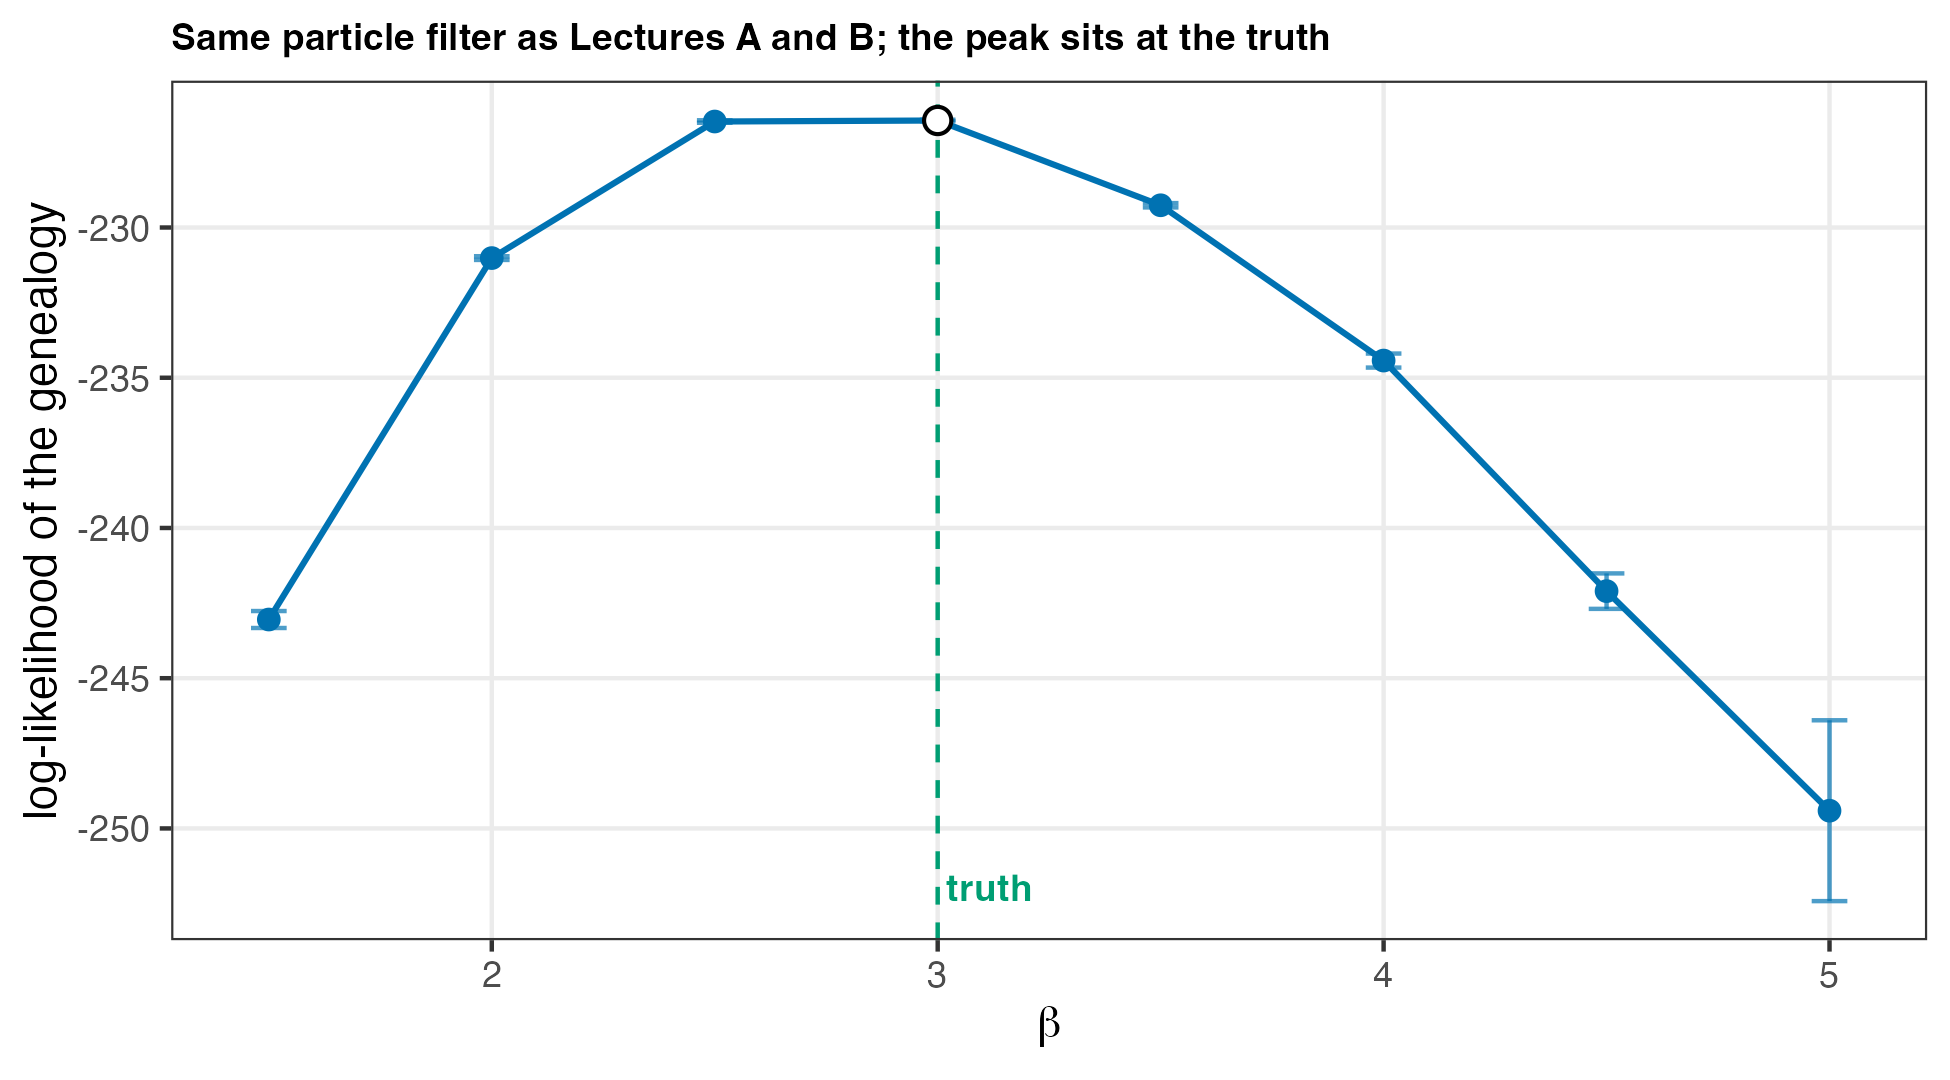

Here is the R script that generated this plot:
## fig-loglik-vs-beta.R ----------------------------------------------------
## 10_phylopomp (Lecture C) -- inference: the likelihood of an SIR model
## GIVEN a genealogy, evaluated across a grid of Beta. The tree was simulated
## at Beta = 3, and the likelihood peaks right there. This is the SAME
## particle filter, and the SAME logmeanexp, from Lectures A and B -- only
## the "data" has changed, from a case-count series to a genealogy.
##
## Run from the project root (where 10_phylopomp.Rproj lives):
##   Rscript figures/fig-loglik-vs-beta.R
## Reads/writes cache: results/loglik-vs-beta.rds
## Writes figure     : figures/fig-loglik-vs-beta.png
##
## The pfilter sweep takes ~1 minute; the result is cached, so the figure
## redraws instantly on a re-run. Delete the .rds to recompute.
## ------------------------------------------------------------------------

suppressPackageStartupMessages({
  library(phylopomp)
  library(pomp)
  library(tidyverse)
})

blue  <- "#0072B2"   # the method / the estimate
green <- "#009E73"   # the truth (Beta = 3)

## the same simulated genealogy as fig-sir-genealogy.R -------------------
set.seed(2024)
G <- runSIR(time = 4, Beta = 3, gamma = 1, psi = 0.4,
            pop = 500, S0 = 0.97, I0 = 0.03, R0 = 0)

beta_true <- 3
beta_grid <- seq(1.5, 5, by = 0.5)

cache <- "results/loglik-vs-beta.rds"
if (file.exists(cache)) {
  ll <- readRDS(cache)
} else {
  ll <- map_dfr(beta_grid, function(b) {
    set.seed(2024)                       # same filter randomness at each Beta
    G |>
      sir_pomp(Beta = b, gamma = 1, psi = 0.4,
               S0 = 0.97, I0 = 0.03, R0 = 0, pop = 500) |>
      pfilter(Np = 1000) |>
      replicate(n = 8) |>
      concat() -> pf
    est <- logmeanexp(sapply(pf, logLik), se = TRUE)
    tibble(Beta = b, loglik = est[1], se = est[2])
  })
  saveRDS(ll, cache)
}

mle <- ll |> slice_max(loglik, n = 1)

## plot -------------------------------------------------------------------
p <- ggplot(ll, aes(Beta, loglik)) +
  geom_vline(xintercept = beta_true, linetype = "dashed",
             colour = green, linewidth = 0.5) +
  annotate("text", x = beta_true, y = min(ll$loglik - ll$se), vjust = 0,
           hjust = -0.1, label = "truth", colour = green,
           size = 3.2, fontface = "bold") +
  geom_errorbar(aes(ymin = loglik - se, ymax = loglik + se),
                width = 0.08, colour = blue, alpha = 0.7) +
  geom_line(colour = blue, linewidth = 0.7) +
  geom_point(colour = blue, size = 2) +
  geom_point(data = mle, colour = "black", fill = "white",
             shape = 21, size = 2.6, stroke = 0.7) +
  labs(x = expression(beta),
       y = "log-likelihood of the genealogy",
       subtitle = "Same particle filter as Lectures A and B; the peak sits at the truth") +
  theme_bw() +
  theme(plot.subtitle = element_text(size = 9, face = "bold"),
        panel.grid.minor = element_blank())

ggsave("figures/fig-loglik-vs-beta.png", p,
       width = 6.5, height = 3.6, dpi = 300, bg = "white")

## the numbers this figure claims ----------------------------------------
cat("\n---- fig-loglik-vs-beta: verified numbers ----\n")
cat(sprintf("phylopomp version : %s\n", packageVersion("phylopomp")))
cat(sprintf("MLE on the grid   : Beta=%.1f  loglik=%.2f (se %.2f)\n",
            mle$Beta, mle$loglik, mle$se))
cat(sprintf("at the truth Beta=3: loglik=%.2f (se %.2f)\n",
            ll$loglik[ll$Beta == 3], ll$se[ll$Beta == 3]))
cat("-------------------------------------------------\n")
